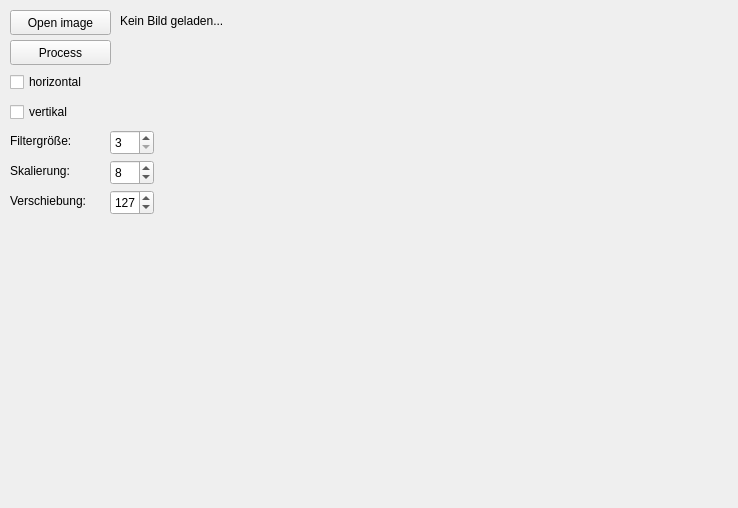
<?xml version="1.0" encoding="UTF-8"?>
<ui version="4.0">
 <class>MainWindow</class>
 <widget class="QMainWindow" name="MainWindow">
  <property name="geometry">
   <rect>
    <x>0</x>
    <y>0</y>
    <width>738</width>
    <height>508</height>
   </rect>
  </property>
  <property name="windowTitle">
   <string>MainWindow</string>
  </property>
  <widget class="QWidget" name="centralWidget">
   <widget class="QPushButton" name="openButton">
    <property name="geometry">
     <rect>
      <x>10</x>
      <y>10</y>
      <width>101</width>
      <height>25</height>
     </rect>
    </property>
    <property name="text">
     <string>Open image</string>
    </property>
   </widget>
   <widget class="QPushButton" name="processButton">
    <property name="geometry">
     <rect>
      <x>10</x>
      <y>40</y>
      <width>101</width>
      <height>25</height>
     </rect>
    </property>
    <property name="text">
     <string>Process</string>
    </property>
   </widget>
   <widget class="QLabel" name="nameLabel">
    <property name="geometry">
     <rect>
      <x>120</x>
      <y>10</y>
      <width>591</width>
      <height>21</height>
     </rect>
    </property>
    <property name="text">
     <string>Kein Bild geladen...</string>
    </property>
   </widget>
   <widget class="QCheckBox" name="hCheckBox">
    <property name="geometry">
     <rect>
      <x>10</x>
      <y>70</y>
      <width>83</width>
      <height>24</height>
     </rect>
    </property>
    <property name="text">
     <string>horizontal</string>
    </property>
   </widget>
   <widget class="QCheckBox" name="vCheckBox">
    <property name="geometry">
     <rect>
      <x>10</x>
      <y>100</y>
      <width>83</width>
      <height>24</height>
     </rect>
    </property>
    <property name="text">
     <string>vertikal</string>
    </property>
   </widget>
   <widget class="QSpinBox" name="sizeSpinBox">
    <property name="geometry">
     <rect>
      <x>110</x>
      <y>130</y>
      <width>44</width>
      <height>25</height>
     </rect>
    </property>
    <property name="minimum">
     <number>3</number>
    </property>
    <property name="singleStep">
     <number>2</number>
    </property>
   </widget>
   <widget class="QLabel" name="infoLabel0">
    <property name="geometry">
     <rect>
      <x>10</x>
      <y>130</y>
      <width>71</width>
      <height>21</height>
     </rect>
    </property>
    <property name="text">
     <string>Filtergröße:</string>
    </property>
   </widget>
   <widget class="QLabel" name="infoLabel1">
    <property name="geometry">
     <rect>
      <x>10</x>
      <y>160</y>
      <width>71</width>
      <height>21</height>
     </rect>
    </property>
    <property name="text">
     <string>Skalierung:</string>
    </property>
   </widget>
   <widget class="QSpinBox" name="scaleSpinBox">
    <property name="geometry">
     <rect>
      <x>110</x>
      <y>160</y>
      <width>44</width>
      <height>25</height>
     </rect>
    </property>
    <property name="minimum">
     <number>1</number>
    </property>
    <property name="value">
     <number>8</number>
    </property>
   </widget>
   <widget class="QLabel" name="infoLabel2">
    <property name="geometry">
     <rect>
      <x>10</x>
      <y>190</y>
      <width>91</width>
      <height>21</height>
     </rect>
    </property>
    <property name="text">
     <string>Verschiebung:</string>
    </property>
   </widget>
   <widget class="QSpinBox" name="transformSpinBox">
    <property name="geometry">
     <rect>
      <x>110</x>
      <y>190</y>
      <width>44</width>
      <height>25</height>
     </rect>
    </property>
    <property name="minimum">
     <number>0</number>
    </property>
    <property name="maximum">
     <number>512</number>
    </property>
    <property name="value">
     <number>127</number>
    </property>
   </widget>
   <widget class="QLabel" name="imageViewLabel">
    <property name="geometry">
     <rect>
      <x>170</x>
      <y>40</y>
      <width>541</width>
      <height>451</height>
     </rect>
    </property>
    <property name="sizePolicy">
     <sizepolicy hsizetype="Fixed" vsizetype="Fixed">
      <horstretch>0</horstretch>
      <verstretch>0</verstretch>
     </sizepolicy>
    </property>
    <property name="text">
     <string/>
    </property>
   </widget>
  </widget>
 </widget>
 <layoutdefault spacing="6" margin="11"/>
 <resources/>
 <connections/>
</ui>
